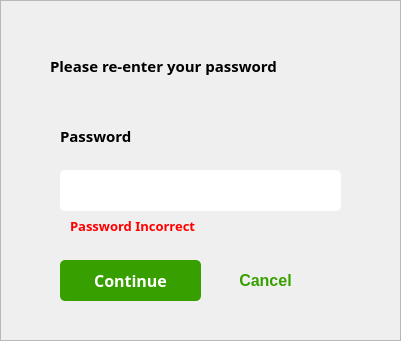
     <widget class="QFrame" name="frame_payment">
      <property name="geometry">
       <rect>
        <x>1071</x>
        <y>180</y>
        <width>401</width>
        <height>341</height>
       </rect>
      </property>
      <property name="frameShape">
       <enum>QFrame::StyledPanel</enum>
      </property>
      <property name="frameShadow">
       <enum>QFrame::Raised</enum>
      </property>
      <widget class="QLabel" name="label_enter_pass">
       <property name="geometry">
        <rect>
         <x>50</x>
         <y>50</y>
         <width>301</width>
         <height>31</height>
        </rect>
       </property>
       <property name="font">
        <font>
         <family>Segoe UI Semibold</family>
         <pointsize>11</pointsize>
         <weight>75</weight>
         <bold>true</bold>
        </font>
       </property>
       <property name="styleSheet">
        <string notr="true">background:none;
border:none;
border-radius: none;</string>
       </property>
       <property name="text">
        <string>Please re-enter your password</string>
       </property>
       <property name="alignment">
        <set>Qt::AlignLeading|Qt::AlignLeft|Qt::AlignVCenter</set>
       </property>
      </widget>
      <widget class="QLabel" name="label_password">
       <property name="geometry">
        <rect>
         <x>60</x>
         <y>120</y>
         <width>301</width>
         <height>31</height>
        </rect>
       </property>
       <property name="font">
        <font>
         <family>Segoe UI Semibold</family>
         <pointsize>11</pointsize>
         <weight>75</weight>
         <bold>true</bold>
        </font>
       </property>
       <property name="styleSheet">
        <string notr="true">background:none;
border:none;
border-radius: none;</string>
       </property>
       <property name="text">
        <string>Password</string>
       </property>
       <property name="alignment">
        <set>Qt::AlignLeading|Qt::AlignLeft|Qt::AlignVCenter</set>
       </property>
      </widget>
      <widget class="QLineEdit" name="lineEdit_password">
       <property name="geometry">
        <rect>
         <x>60</x>
         <y>170</y>
         <width>281</width>
         <height>41</height>
        </rect>
       </property>
       <property name="font">
        <font>
         <family>Segoe UI</family>
         <pointsize>12</pointsize>
        </font>
       </property>
       <property name="focusPolicy">
        <enum>Qt::StrongFocus</enum>
       </property>
       <property name="styleSheet">
        <string notr="true">*{
	border-radius:5px;
	padding-left: 15px;
}

:hover{
	border: 1px solid #34a671;
}

:focus{
    border: 1px solid #34a671;
}</string>
       </property>
       <property name="echoMode">
        <enum>QLineEdit::Password</enum>
       </property>
      </widget>
      <widget class="QPushButton" name="pushButton_continue">
       <property name="geometry">
        <rect>
         <x>60</x>
         <y>260</y>
         <width>141</width>
         <height>41</height>
        </rect>
       </property>
       <property name="font">
        <font>
         <family>Segoe UI Semibold</family>
         <pointsize>12</pointsize>
         <weight>75</weight>
         <bold>true</bold>
        </font>
       </property>
       <property name="cursor">
        <cursorShape>PointingHandCursor</cursorShape>
       </property>
       <property name="focusPolicy">
        <enum>Qt::NoFocus</enum>
       </property>
       <property name="styleSheet">
        <string notr="true">*{
background:#37a000;
color:white;
border-radius: 5px;
}
:hover{
background: #2f8700;
}</string>
       </property>
       <property name="text">
        <string>Continue</string>
       </property>
      </widget>
      <widget class="QPushButton" name="pushButton_cancel">
       <property name="geometry">
        <rect>
         <x>200</x>
         <y>260</y>
         <width>131</width>
         <height>41</height>
        </rect>
       </property>
       <property name="font">
        <font>
         <family>Segoe UI</family>
         <pointsize>12</pointsize>
         <weight>75</weight>
         <bold>true</bold>
        </font>
       </property>
       <property name="cursor">
        <cursorShape>PointingHandCursor</cursorShape>
       </property>
       <property name="focusPolicy">
        <enum>Qt::NoFocus</enum>
       </property>
       <property name="styleSheet">
        <string notr="true">*{
color:#37a000;
border:none;
}
:hover{
border-radius:none;
color:#2f8700;
}</string>
       </property>
       <property name="text">
        <string>Cancel</string>
       </property>
      </widget>
      <widget class="QLabel" name="label_password_inc">
       <property name="geometry">
        <rect>
         <x>70</x>
         <y>210</y>
         <width>301</width>
         <height>31</height>
        </rect>
       </property>
       <property name="font">
        <font>
         <family>Segoe UI Semibold</family>
         <pointsize>10</pointsize>
         <weight>75</weight>
         <bold>true</bold>
        </font>
       </property>
       <property name="styleSheet">
        <string notr="true">background:none;
border:none;
border-radius: none;
color:red;</string>
       </property>
       <property name="text">
        <string>Password Incorrect</string>
       </property>
       <property name="alignment">
        <set>Qt::AlignLeading|Qt::AlignLeft|Qt::AlignVCenter</set>
       </property>
      </widget>
     </widget>
